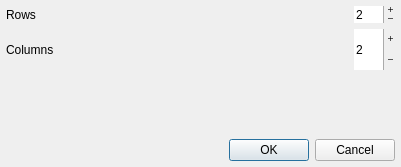
<?xml version="1.0" encoding="UTF-8"?>
<ui version="4.0">
 <class>TableDialog</class>
 <widget class="QDialog" name="TableDialog">
  <property name="geometry">
   <rect>
    <x>0</x>
    <y>0</y>
    <width>401</width>
    <height>167</height>
   </rect>
  </property>
  <property name="windowTitle">
   <string>Dialog</string>
  </property>
  <layout class="QVBoxLayout" name="verticalLayout">
   <property name="margin">
    <number>6</number>
   </property>
   <item>
    <layout class="QGridLayout" name="gridLayout">
     <item row="0" column="0">
      <widget class="QLabel" name="label">
       <property name="sizePolicy">
        <sizepolicy hsizetype="Expanding" vsizetype="Preferred">
         <horstretch>0</horstretch>
         <verstretch>0</verstretch>
        </sizepolicy>
       </property>
       <property name="text">
        <string>Rows</string>
       </property>
       <property name="textFormat">
        <enum>Qt::PlainText</enum>
       </property>
       <property name="textInteractionFlags">
        <set>Qt::NoTextInteraction</set>
       </property>
      </widget>
     </item>
     <item row="0" column="1">
      <widget class="QSpinBox" name="r_spinBox">
       <property name="sizePolicy">
        <sizepolicy hsizetype="Preferred" vsizetype="Preferred">
         <horstretch>0</horstretch>
         <verstretch>0</verstretch>
        </sizepolicy>
       </property>
       <property name="frame">
        <bool>false</bool>
       </property>
       <property name="buttonSymbols">
        <enum>QAbstractSpinBox::PlusMinus</enum>
       </property>
       <property name="minimum">
        <number>1</number>
       </property>
       <property name="maximum">
        <number>999</number>
       </property>
       <property name="value">
        <number>2</number>
       </property>
      </widget>
     </item>
     <item row="1" column="0">
      <widget class="QLabel" name="label_2">
       <property name="sizePolicy">
        <sizepolicy hsizetype="Preferred" vsizetype="Expanding">
         <horstretch>0</horstretch>
         <verstretch>0</verstretch>
        </sizepolicy>
       </property>
       <property name="text">
        <string>Columns</string>
       </property>
       <property name="textFormat">
        <enum>Qt::PlainText</enum>
       </property>
       <property name="textInteractionFlags">
        <set>Qt::NoTextInteraction</set>
       </property>
      </widget>
     </item>
     <item row="1" column="1">
      <widget class="QSpinBox" name="c_spinBox">
       <property name="sizePolicy">
        <sizepolicy hsizetype="Preferred" vsizetype="Preferred">
         <horstretch>0</horstretch>
         <verstretch>0</verstretch>
        </sizepolicy>
       </property>
       <property name="frame">
        <bool>false</bool>
       </property>
       <property name="buttonSymbols">
        <enum>QAbstractSpinBox::PlusMinus</enum>
       </property>
       <property name="minimum">
        <number>1</number>
       </property>
       <property name="maximum">
        <number>999</number>
       </property>
       <property name="value">
        <number>2</number>
       </property>
      </widget>
     </item>
    </layout>
   </item>
   <item>
    <spacer name="verticalSpacer">
     <property name="orientation">
      <enum>Qt::Vertical</enum>
     </property>
     <property name="sizeHint" stdset="0">
      <size>
       <width>20</width>
       <height>40</height>
      </size>
     </property>
    </spacer>
   </item>
   <item>
    <widget class="QDialogButtonBox" name="buttonBox">
     <property name="orientation">
      <enum>Qt::Horizontal</enum>
     </property>
     <property name="standardButtons">
      <set>QDialogButtonBox::Cancel|QDialogButtonBox::Ok</set>
     </property>
    </widget>
   </item>
  </layout>
 </widget>
 <tabstops>
  <tabstop>r_spinBox</tabstop>
  <tabstop>c_spinBox</tabstop>
  <tabstop>buttonBox</tabstop>
 </tabstops>
 <resources/>
 <connections>
  <connection>
   <sender>buttonBox</sender>
   <signal>accepted()</signal>
   <receiver>TableDialog</receiver>
   <slot>accept()</slot>
   <hints>
    <hint type="sourcelabel">
     <x>248</x>
     <y>254</y>
    </hint>
    <hint type="destinationlabel">
     <x>157</x>
     <y>274</y>
    </hint>
   </hints>
  </connection>
  <connection>
   <sender>buttonBox</sender>
   <signal>rejected()</signal>
   <receiver>TableDialog</receiver>
   <slot>reject()</slot>
   <hints>
    <hint type="sourcelabel">
     <x>316</x>
     <y>260</y>
    </hint>
    <hint type="destinationlabel">
     <x>286</x>
     <y>274</y>
    </hint>
   </hints>
  </connection>
 </connections>
</ui>
